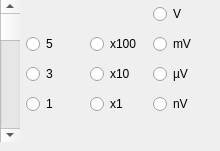
              <widget class="QWidget" name="SensitivityShear">
               <attribute name="title">
                <string>Sensitivity</string>
               </attribute>
               <widget class="QScrollBar" name="SensShearSlider">
                <property name="geometry">
                 <rect>
                  <x>0</x>
                  <y>0</y>
                  <width>20</width>
                  <height>142</height>
                 </rect>
                </property>
                <property name="sizePolicy">
                 <sizepolicy hsizetype="Fixed" vsizetype="MinimumExpanding">
                  <horstretch>0</horstretch>
                  <verstretch>0</verstretch>
                 </sizepolicy>
                </property>
                <property name="baseSize">
                 <size>
                  <width>20</width>
                  <height>142</height>
                 </size>
                </property>
                <property name="orientation">
                 <enum>Qt::Orientation::Vertical</enum>
                </property>
               </widget>
               <widget class="QWidget" name="SensShearGrid" native="true">
                <property name="geometry">
                 <rect>
                  <x>26</x>
                  <y>0</y>
                  <width>185</width>
                  <height>121</height>
                 </rect>
                </property>
                <property name="sizePolicy">
                 <sizepolicy hsizetype="MinimumExpanding" vsizetype="MinimumExpanding">
                  <horstretch>0</horstretch>
                  <verstretch>0</verstretch>
                 </sizepolicy>
                </property>
                <property name="baseSize">
                 <size>
                  <width>185</width>
                  <height>142</height>
                 </size>
                </property>
                <layout class="QGridLayout" name="gridLayout_7">
                 <item row="2" column="0">
                  <widget class="QRadioButton" name="SensShear3">
                   <property name="text">
                    <string>3</string>
                   </property>
                   <property name="autoExclusive">
                    <bool>false</bool>
                   </property>
                  </widget>
                 </item>
                 <item row="1" column="1">
                  <widget class="QRadioButton" name="SensShearx100">
                   <property name="text">
                    <string>x100</string>
                   </property>
                   <property name="autoExclusive">
                    <bool>false</bool>
                   </property>
                  </widget>
                 </item>
                 <item row="0" column="2">
                  <widget class="QRadioButton" name="SensShearV">
                   <property name="text">
                    <string>V</string>
                   </property>
                   <property name="autoExclusive">
                    <bool>false</bool>
                   </property>
                  </widget>
                 </item>
                 <item row="2" column="2">
                  <widget class="QRadioButton" name="SensShearmicroV">
                   <property name="text">
                    <string>µV</string>
                   </property>
                   <property name="autoExclusive">
                    <bool>false</bool>
                   </property>
                  </widget>
                 </item>
                 <item row="2" column="1">
                  <widget class="QRadioButton" name="SensShearx10">
                   <property name="text">
                    <string>x10</string>
                   </property>
                   <property name="autoExclusive">
                    <bool>false</bool>
                   </property>
                  </widget>
                 </item>
                 <item row="1" column="2">
                  <widget class="QRadioButton" name="SensShearmV">
                   <property name="text">
                    <string>mV</string>
                   </property>
                   <property name="autoExclusive">
                    <bool>false</bool>
                   </property>
                  </widget>
                 </item>
                 <item row="3" column="1">
                  <widget class="QRadioButton" name="SensShearx1">
                   <property name="text">
                    <string>x1</string>
                   </property>
                   <property name="autoExclusive">
                    <bool>false</bool>
                   </property>
                  </widget>
                 </item>
                 <item row="3" column="2">
                  <widget class="QRadioButton" name="SensShearnV">
                   <property name="text">
                    <string>nV</string>
                   </property>
                   <property name="autoExclusive">
                    <bool>false</bool>
                   </property>
                  </widget>
                 </item>
                 <item row="3" column="0">
                  <widget class="QRadioButton" name="SensShear1">
                   <property name="text">
                    <string>1</string>
                   </property>
                   <property name="autoExclusive">
                    <bool>false</bool>
                   </property>
                  </widget>
                 </item>
                 <item row="1" column="0">
                  <widget class="QRadioButton" name="SensShear5">
                   <property name="text">
                    <string>5</string>
                   </property>
                   <property name="autoExclusive">
                    <bool>false</bool>
                   </property>
                  </widget>
                 </item>
                </layout>
               </widget>
              </widget>
